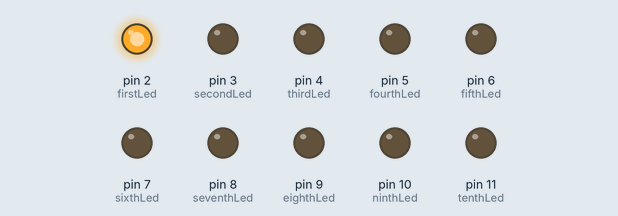
Simulated run of this sketch. Board: Arduino Uno, built with avr-gcc and run on an emulated ATmega328P. Shown: output pins drawn as LEDs (lit = HIGH).

Above: at 0.5 s.
At 1.5 s:
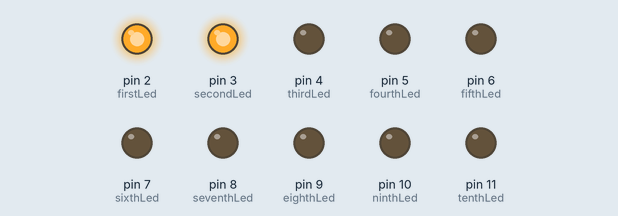
At 2.5 s:
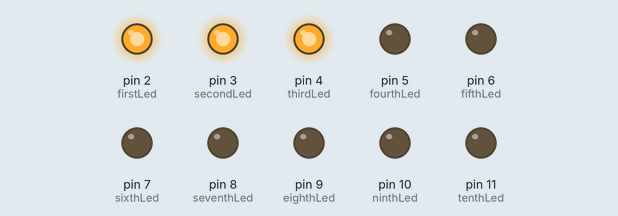
At 4.5 s:
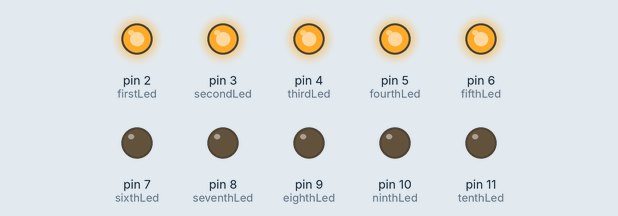
At 6.5 s:
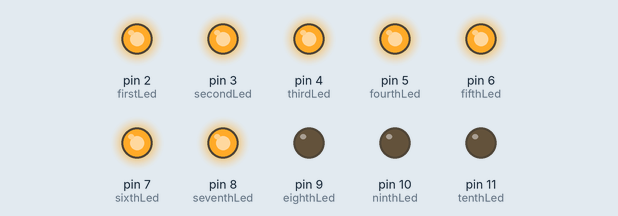
At 8.5 s:
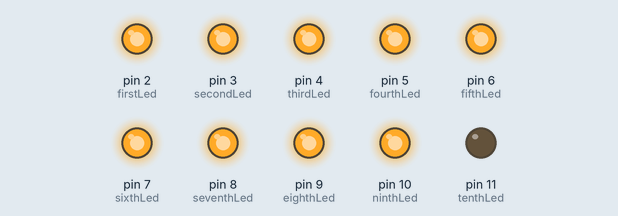
Timing chart, 0 to 10.5 s (numbered marks = the images above):
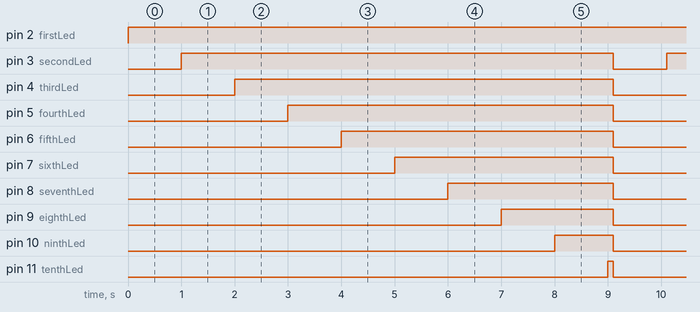

The sketch:

BarGraph.ino
```cpp
/*
* @author Ionésio Junior
*/

const int firstLed = 2;
const int secondLed = 3;
const int thirdLed = 4;
const int fourthLed = 5;
const int fifthLed = 6;
const int sixthLed = 7;
const int seventhLed = 8;
const int eighthLed = 9;
const int ninthLed = 10;
const int tenthLed = 11;

void setup() {
  pinMode(firstLed,OUTPUT);
  pinMode(secondLed,OUTPUT);
  pinMode(thirdLed,OUTPUT);
  pinMode(fourthLed,OUTPUT);
  pinMode(fifthLed,OUTPUT);
  pinMode(sixthLed,OUTPUT);
  pinMode(seventhLed,OUTPUT);
  pinMode(eighthLed,OUTPUT);
  pinMode(ninthLed,OUTPUT);
  pinMode(tenthLed,OUTPUT);
}

void loop() {
     digitalWrite(firstLed,HIGH);
     delay(1000);
     digitalWrite(secondLed,HIGH);
     delay(1000);
     digitalWrite(thirdLed,HIGH);
     delay(1000);
     digitalWrite(fourthLed,HIGH);
     delay(1000);
     digitalWrite(fifthLed,HIGH);
     delay(1000);
     digitalWrite(sixthLed,HIGH);
     delay(1000);
     digitalWrite(seventhLed,HIGH);
     delay(1000);
     digitalWrite(eighthLed,HIGH);
     delay(1000);
     digitalWrite(ninthLed,HIGH);
     delay(1000);
     digitalWrite(tenthLed,HIGH);
     delay(100);

     digitalWrite(firstLed,LOW);
     digitalWrite(secondLed,LOW);
     digitalWrite(thirdLed,LOW);
     digitalWrite(fourthLed,LOW);
     digitalWrite(fifthLed,LOW);
     digitalWrite(sixthLed,LOW);
     digitalWrite(seventhLed,LOW);
     digitalWrite(eighthLed,LOW);
     digitalWrite(ninthLed,LOW);
     digitalWrite(tenthLed,LOW);
}
```

Measured:
- by itself, pin 2 (firstLed): LOW → HIGH at 0.00 s
- by itself, pin 3 (secondLed): alternates HIGH for 8.1 s and LOW for 1.0 s
- by itself, pin 4 (thirdLed): alternates HIGH for 7.1 s and LOW for 2.0 s
- by itself, pin 5 (fourthLed): alternates HIGH for 6.1 s and LOW for 3.0 s
- by itself, pin 6 (fifthLed): alternates HIGH for 5.1 s and LOW for 4.0 s
- by itself, pin 7 (sixthLed): alternates HIGH for 4.1 s and LOW for 5.0 s
- by itself, pin 8 (seventhLed): alternates HIGH for 3.1 s and LOW for 6.0 s
- by itself, pin 9 (eighthLed): alternates HIGH for 2.1 s and LOW for 7.0 s
